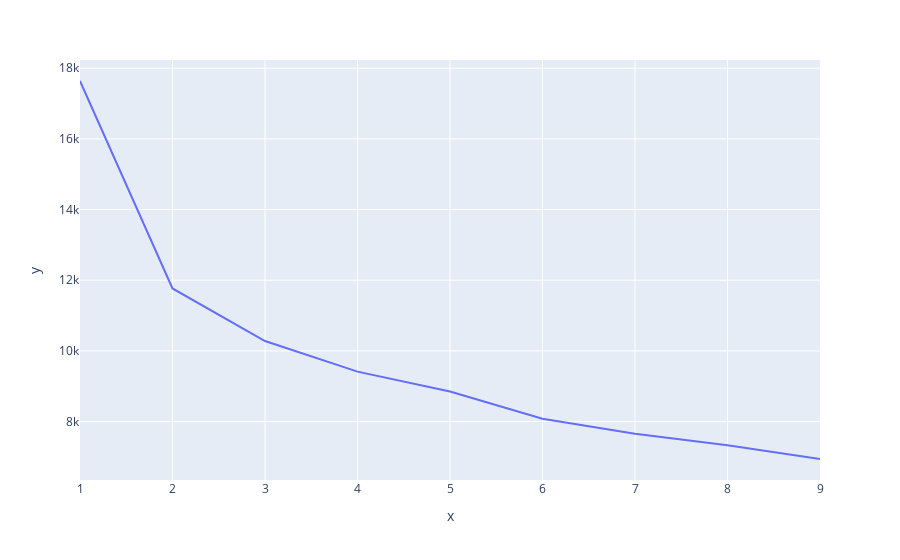

Notebook code cell kept with this figure:
### Code cell
fig = px.line(x=K, y=no_clusters)
fig.show()

### Figure 1 — Plotly figure (JSON) as saved in the notebook; plotly's stock layout.template omitted (floating-point values rounded to 4 significant figures)
{"data": [{"hovertemplate": "x=%{x}<br>y=%{y}<extra></extra>", "legendgroup": "", "line": {"color": "#636efa", "dash": "solid"}, "marker": {"symbol": "circle"}, "mode": "lines", "name": "", "orientation": "v", "showlegend": false, "type": "scatter", "x": [1, 2, 3, 4, 5, 6, 7, 8, 9], "xaxis": "x", "y": [17639, 11770.0, 10280.0, 9414.0, 8854.0, 8080.0, 7657.0, 7329.0, 6941.0], "yaxis": "y"}], "layout": {"legend": {"tracegroupgap": 0}, "margin": {"t": 60}, "xaxis": {"anchor": "y", "domain": [0, 1], "title": {"text": "x"}}, "yaxis": {"anchor": "x", "domain": [0, 1], "title": {"text": "y"}}}}
